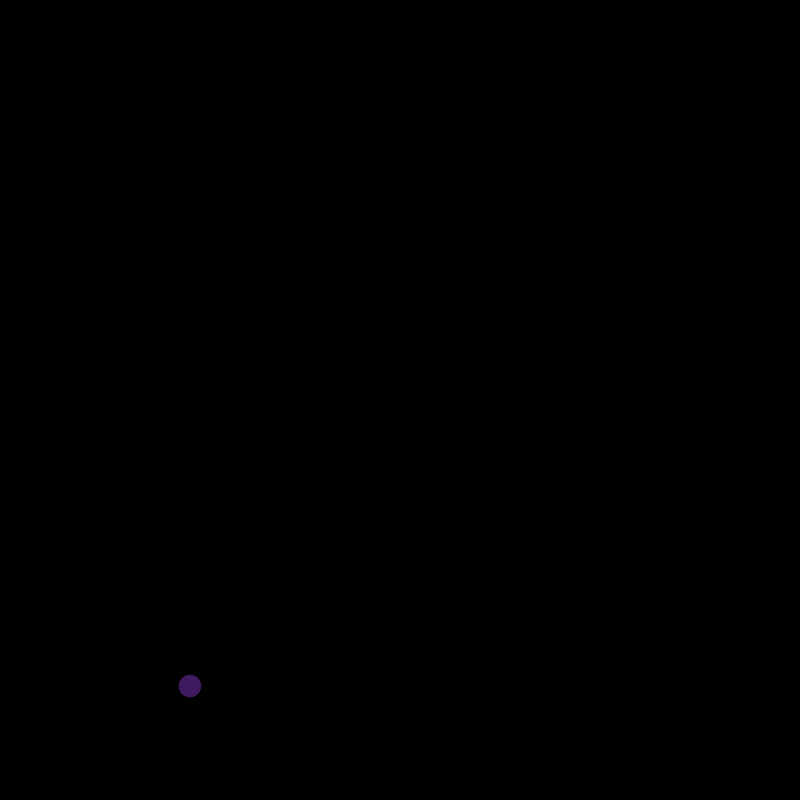
Frame 1 (no input)
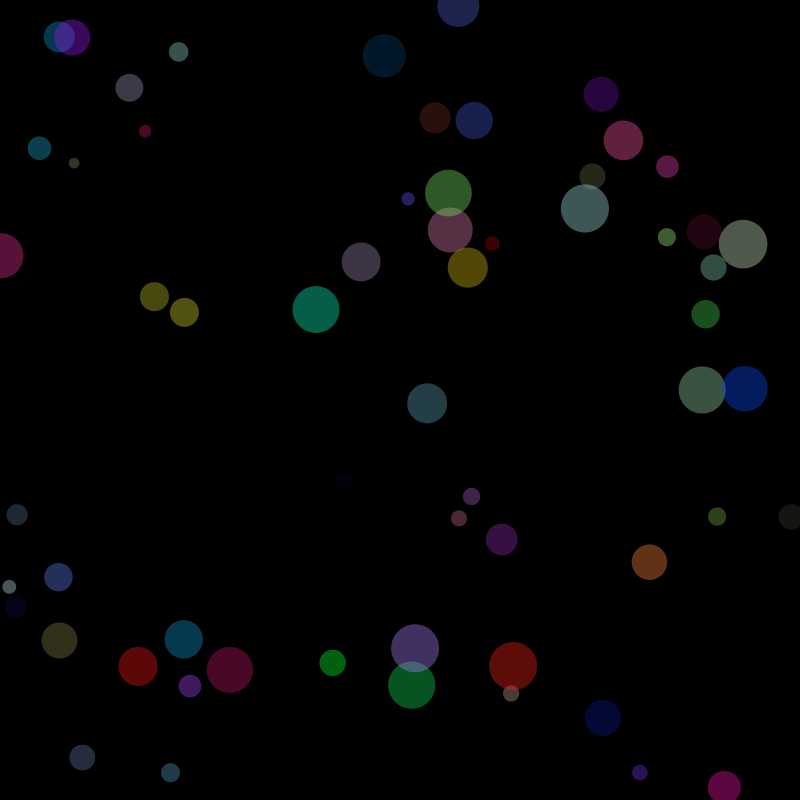
Frame 60 (the mouse pressed at the canvas centre just before this capture)
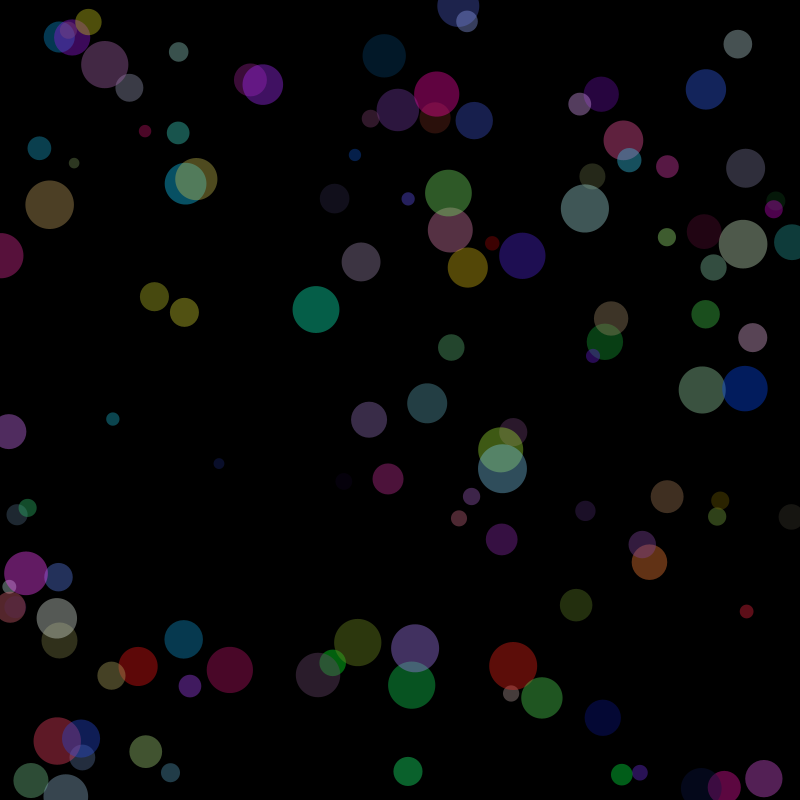
Frame 120 (the mouse held since frame 60 and released just before this capture)

The Processing sketch that drew these frames (run headless with seeded random() and noise(); from frame 60 on, the mouse is pressed at the canvas centre):

// Processing sketch: polka_dots
// ── polka_dots.pde
/**** DO NOW ****/

/*
 1) Run this code.
 2) Observe how changing the numbers affects the output.
 3) Can you figure out how it works? Explore.
*/ 

void setup() {
  size(800, 800);
  background(0);
  frameRate(200);
}

void draw() {
  float r = random(255);
  float g = random(255);
  float b = random(255);
  float x = random(width);
  float y = random(height);
  float size = random(10, 50);
  
  noStroke();
  fill(r, g, b, 100);
  circle(x, y, size);
}
